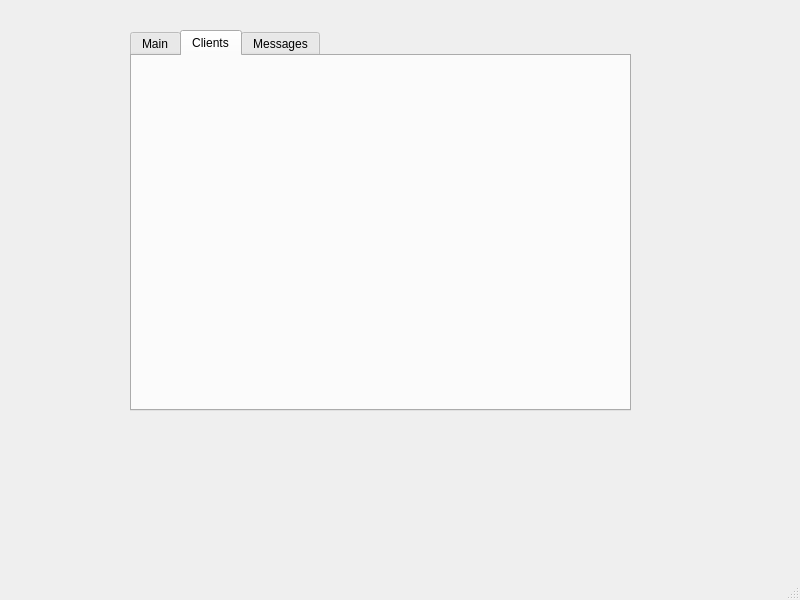
<?xml version="1.0" encoding="UTF-8"?>
<ui version="4.0">
 <class>MainWindow</class>
 <widget class="QMainWindow" name="MainWindow">
  <property name="geometry">
   <rect>
    <x>0</x>
    <y>0</y>
    <width>800</width>
    <height>600</height>
   </rect>
  </property>
  <property name="windowTitle">
   <string>MainWindow</string>
  </property>
  <widget class="QWidget" name="centralwidget">
   <widget class="QTabWidget" name="tabMain">
    <property name="geometry">
     <rect>
      <x>130</x>
      <y>30</y>
      <width>501</width>
      <height>381</height>
     </rect>
    </property>
    <property name="currentIndex">
     <number>1</number>
    </property>
    <widget class="QWidget" name="tab">
     <attribute name="title">
      <string>Main</string>
     </attribute>
     <widget class="QPushButton" name="quitButton">
      <property name="geometry">
       <rect>
        <x>370</x>
        <y>290</y>
        <width>80</width>
        <height>24</height>
       </rect>
      </property>
      <property name="text">
       <string>Exit</string>
      </property>
     </widget>
     <widget class="QPushButton" name="pushTemp">
      <property name="geometry">
       <rect>
        <x>160</x>
        <y>290</y>
        <width>80</width>
        <height>24</height>
       </rect>
      </property>
      <property name="text">
       <string>Temp</string>
      </property>
     </widget>
     <widget class="QLabel" name="tempLabel">
      <property name="geometry">
       <rect>
        <x>50</x>
        <y>60</y>
        <width>361</width>
        <height>71</height>
       </rect>
      </property>
      <property name="text">
       <string>globalString</string>
      </property>
     </widget>
    </widget>
    <widget class="QWidget" name="tabClients">
     <attribute name="title">
      <string>Clients</string>
     </attribute>
    </widget>
    <widget class="QWidget" name="tabMessages">
     <attribute name="title">
      <string>Messages</string>
     </attribute>
    </widget>
   </widget>
  </widget>
  <widget class="QMenuBar" name="menubar">
   <property name="geometry">
    <rect>
     <x>0</x>
     <y>0</y>
     <width>800</width>
     <height>21</height>
    </rect>
   </property>
  </widget>
  <widget class="QStatusBar" name="statusbar"/>
 </widget>
 <resources/>
 <connections/>
</ui>
